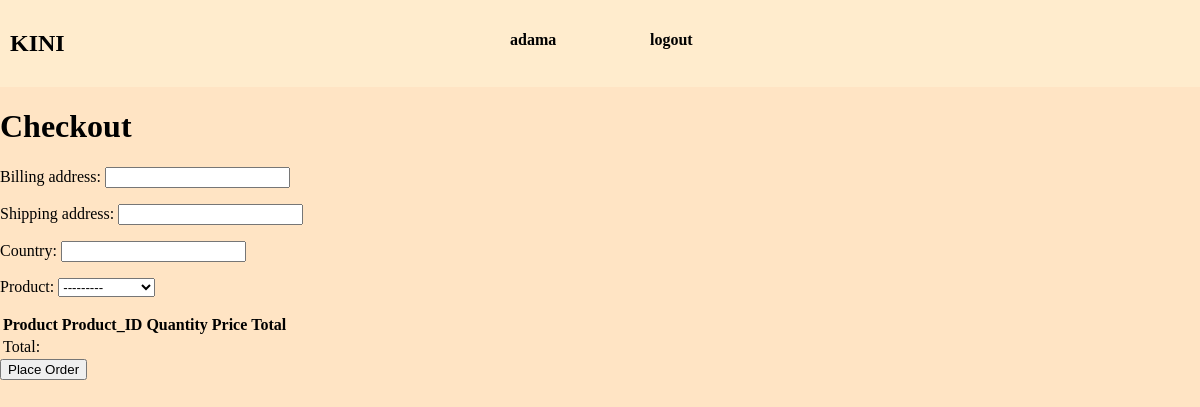
The app's page /checkout/ (signed in), older data.
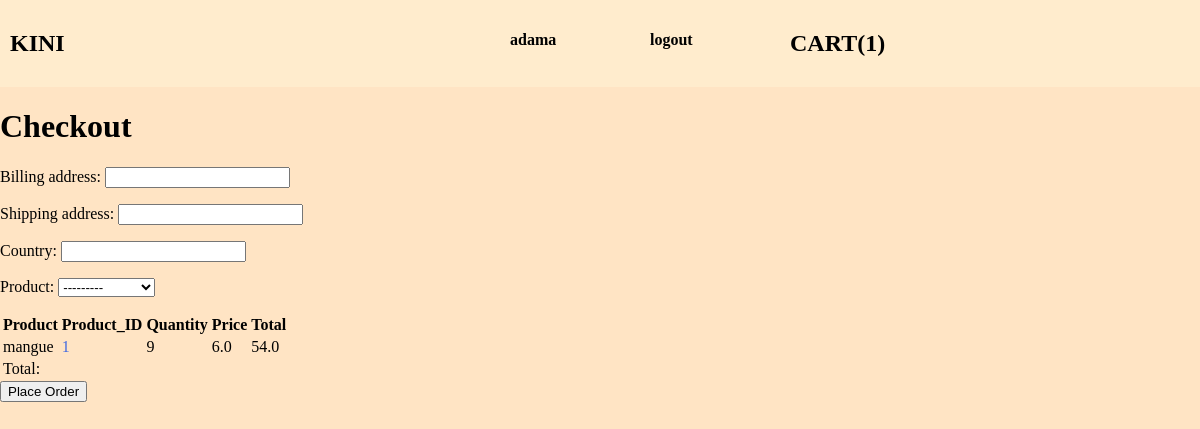
The same page, newer data.
### accounts/models.py (models this page shows)
class Customer(AbstractUser):
    pass

### shop/models.py (models this page shows, shortened)
class Cart(models.Model):
    user = models.OneToOneField(AUTH_USER_MODEL, on_delete=models.CASCADE)
    orders = models.ManyToManyField(Order, )

class Order(models.Model):
    user = models.ForeignKey(AUTH_USER_MODEL, on_delete=models.CASCADE)
    product = models.ForeignKey(
        Product, on_delete=models.CASCADE)
    quantity = models.PositiveIntegerField(default=1)
    ordered = models.BooleanField(default=False)
    country = models.CharField(max_length=100)
    billing_address = models.CharField(
        max_length=201)
    shipping_address = models.CharField(
        max_length=200)
    ordered_date = models.DateTimeField(auto_now=True)
    class Meta:
        ordering = ['-ordered_date']

class Product(models.Model):
    name = models.CharField(max_length=200)
    slug = models.SlugField(max_length=128)
    price = models.FloatField(default=0.0)
    description = models.TextField(default="description")
    quantity = models.PositiveIntegerField(default=0)
    category = models.ForeignKey(
        Category, related_name='categorie', on_delete=models.CASCADE)
    image = models.ImageField(
        upload_to='products/', blank=True, null=True)
    date_added = models.DateTimeField(auto_now=True)
    class Meta:
        ordering = ['-date_added']
    def __str__(self):
        return f"{self.name} - {self.quantity}"

### shop/views.py (the view)
# urls.py: path('checkout/', views.checkout, name='checkout'),
def checkout(request):
    orders = Order.objects.filter(user=request.user, ordered=False)
    if request.method == 'POST':
        form = OrderForm(request.POST or None)
        if form.is_valid():
            order = form.save(commit=False)
            order.user = request.user
            order.ordered = True
            order.save()
            user_cart = Cart.objects.get(user=request.user)
            user_cart.orders.clear()
            user_cart.save()
            messages.success(
                request, "Your order has been successfully validated")
            return redirect('shop')
    else:
        form = OrderForm()
    context = {
        'form': form,
        'orders': orders,
    }
    return render(request, 'checkout.html', context)

### shop/forms.py
class OrderForm(forms.ModelForm):
    class Meta:
        model = Order
        fields = ['billing_address', 'shipping_address', 'country', 'product']

### shop/templatetags/calculate.py (called while the page is built)
@register.filter(name="multiply")
def multiply(value, arg):
    return value * arg

### shop/templates/checkout.html (shortened to what this page needs)
{% extends 'base.html' %}
{% block content %}
{% load calculate %}
<h1>Checkout</h1>
<form method="post" action="{% url 'checkout' %}">
  {{ form.as_p }}
  <table>
    <tr>
      <th>Product</th>
      <th>Product_ID</th>
      <th>Quantity</th>
      <th>Price</th>
      <th>Total</th>
    </tr>
    {% for order in orders %}
    <tr>
      <td>{{ order.product.name }}</td>
      <td style="color: royalblue;">{{ order.product.id }}</td>
      <td>{{ order.quantity }}</td>
      <td>{{ order.product.price }}</td>
      <td>{{ order.product.price|multiply:order.quantity }}</td>
    </tr>
    {% endfor %}
    <tr>
      <td colspan="3">Total:</td>
      <td>{{ total }}</td>
    </tr>
  </table>
  <input type="submit" value="Place Order">
</form>
{% endblock %}

### templates/base.html (shortened to what this page needs)
<!DOCTYPE html>
{% load static %}
<html lang="en">
<head>
    <link rel="stylesheet" href="{% static '/css/style.css' %}">
</head>
<body>
    <header>
        <nav class="navbar">
            <ul class="navbar_ul">
                <li class="navbar_item un">
                    <a href="{% url 'shop' %}">
                        <h1>KINI</h1>
                    </a>
                </li>
                {% if user.is_authenticated %}
                <li class="navbar_item deux">
                    <h4>{{user.username}}</h4>
                </li>
                <li class="navbar_item trois">
                    <a href="{% url 'logout' %}">
                        <h4>logout</h4>
                    </a>
                </li>
                {% endif %}
                {% if user.cart %}
                <li class="navbar_item ">
                    <a href="{% url 'cart' %}">
                        <h2>CART({{ user.cart.orders.count }})</h2>
                    </a>
                </li>
                {% endif %}
            </ul>
        </nav>
    </header>
    <main>
        {% block content %}
        {% endblock content %}
    </main>
</body>
</html>

Row changes from the older to the newer data that the page shows:
shown differently, row unchanged: Customer "adama": cart.orders.count (not shown) → "1"
added Order: product.name "mangue", product.id "1", quantity "9", product.price "6.0", product.price|multiply "54.0"
Text that changed along with them:
text now shown: "CART( )"
